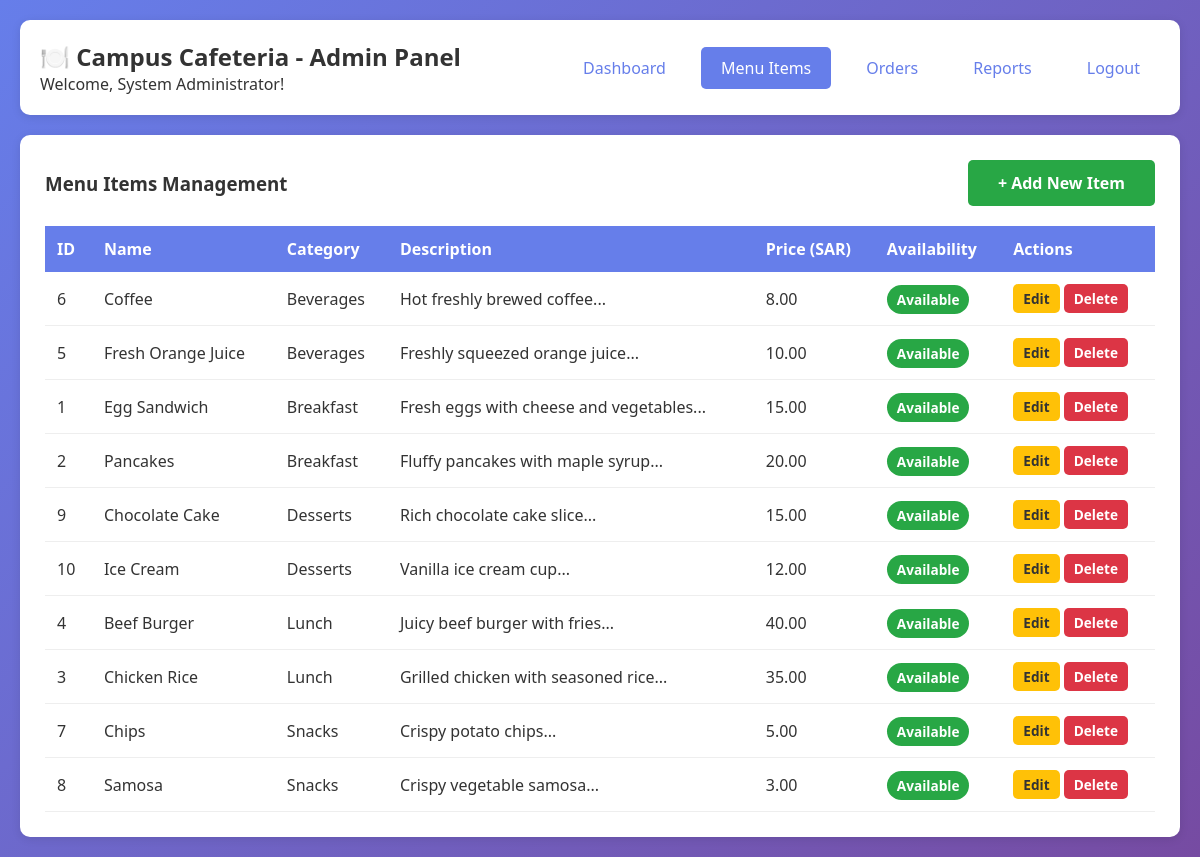
The app's page /admin/menu.php (signed in) with its own data.
### tables this page shows
CREATE TABLE IF NOT EXISTS menu_items (
    id INT PRIMARY KEY AUTO_INCREMENT,
    category_id INT,
    name VARCHAR(150) NOT NULL,
    description TEXT,
    price DECIMAL(10,2) NOT NULL,
    image VARCHAR(255),
    availability ENUM('available', 'unavailable') DEFAULT 'available',
    created_at TIMESTAMP DEFAULT CURRENT_TIMESTAMP,
    FOREIGN KEY (category_id) REFERENCES categories(id) ON DELETE SET NULL
);

CREATE TABLE IF NOT EXISTS categories (
    id INT PRIMARY KEY AUTO_INCREMENT,
    name VARCHAR(100) NOT NULL,
    description TEXT,
    created_at TIMESTAMP DEFAULT CURRENT_TIMESTAMP
);

### admin/menu.php (the view, shortened to what this page needs)
<?php
require_once '../config/database.php';
$sql = "SELECT m.*, c.name as category_name
        FROM menu_items m
        LEFT JOIN categories c ON m.category_id = c.id
        ORDER BY c.name, m.name";
$menu_items = $conn->query($sql);
?>
<!DOCTYPE html>
<html lang="en">
<head>
    <link rel="stylesheet" href="../css/style.css">
</head>
<body>
    <div class="admin-container">
        <div class="admin-header">
            <div>
                <h2>🍽️ Campus Cafeteria - Admin Panel</h2>
                <p>Welcome, <?php echo $_SESSION['admin_name']; ?>!</p>
            </div>
            <div class="admin-nav">
                <a href="dashboard.php">Dashboard</a>
                <a href="menu.php" class="active">Menu Items</a>
                <a href="orders.php">Orders</a>
                <a href="reports.php">Reports</a>
                <a href="logout.php">Logout</a>
            </div>
        </div>
        <div class="table-container">
            <div style="display: flex; justify-content: space-between; align-items: center; margin-bottom: 20px;">
                <h3>Menu Items Management</h3>
                <a href="add_menu.php" class="btn btn-success">+ Add New Item</a>
            </div>
            <table>
                <thead>
                    <tr>
                        <th>ID</th>
                        <th>Name</th>
                        <th>Category</th>
                        <th>Description</th>
                        <th>Price (SAR)</th>
                        <th>Availability</th>
                        <th>Actions</th>
                    </tr>
                </thead>
                <tbody>
                    <?php if ($menu_items->num_rows > 0): ?>
                        <?php while ($item = $menu_items->fetch_assoc()): ?>
                            <tr>
                                <td><?php echo $item['id']; ?></td>
                                <td><?php echo htmlspecialchars($item['name']); ?></td>
                                <td><?php echo htmlspecialchars($item['category_name']); ?></td>
                                <td><?php echo htmlspecialchars(substr($item['description'], 0, 50)); ?>...</td>
                                <td><?php echo number_format($item['price'], 2); ?></td>
                                <td>
                                    <span class="badge badge-<?php echo $item['availability']; ?>">
                                        <?php echo ucfirst($item['availability']); ?>
                                    </span>
                                </td>
                                <td>
                                    <a href="edit_menu.php?id=<?php echo $item['id']; ?>" class="btn btn-warning" style="padding: 5px 10px; font-size: 0.85em;">Edit</a>
                                    <a href="delete_menu.php?id=<?php echo $item['id']; ?>" class="btn btn-danger" style="padding: 5px 10px; font-size: 0.85em;" onclick="return confirm('Are you sure you want to delete this item?')">Delete</a>
                                </td>
                            </tr>
                        <?php endwhile; ?>
                    <?php else: ?>
                        <tr>
                            <td colspan="7" style="text-align: center;">No menu items found</td>
                        </tr>
                    <?php endif; ?>
                </tbody>
            </table>
        </div>
    </div>
</body>
</html>

### css/style.css (style rules this page uses)
* { margin: 0; padding: 0; box-sizing: border-box; }
body { font-family: 'Segoe UI', Tahoma, Geneva, Verdana, sans-serif; background: linear-gradient(135deg, #667eea 0%, #764ba2 100%); min-height: 100vh; color: #333; }
.btn { display: inline-block; padding: 12px 30px; text-decoration: none; border-radius: 5px; font-weight: bold; transition: all 0.3s; }
.btn-success { background: #28a745; color: white; }
.btn-danger { background: #dc3545; color: white; }
.btn-warning { background: #ffc107; color: #333; }
.admin-container { max-width: 1400px; margin: 0 auto; padding: 20px; }
.admin-header { background: white; padding: 20px; border-radius: 10px; margin-bottom: 20px; display: flex; justify-content: space-between; align-items: center; box-shadow: 0 2px 10px rgba(0,0,0,0.1); }
.admin-nav { display: flex; gap: 15px; }
.admin-nav a { padding: 10px 20px; text-decoration: none; color: #667eea; border-radius: 5px; transition: all 0.3s; }
.admin-nav a:hover, .admin-nav a.active { background: #667eea; color: white; }
.table-container { background: white; padding: 25px; border-radius: 10px; box-shadow: 0 2px 10px rgba(0,0,0,0.1); overflow-x: auto; }
table { width: 100%; border-collapse: collapse; }
table th { background: #667eea; color: white; padding: 12px; text-align: left; }
table td { padding: 12px; border-bottom: 1px solid #eee; }
.badge { padding: 5px 10px; border-radius: 20px; font-size: 0.85em; font-weight: bold; }
.badge-available { background: #28a745; color: white; }

### records on screen
menu_items: id "6", name "Coffee", category.name "Beverages", description "Hot freshly brewed coffee", price "8.00", availability "Available"
menu_items: id "5", name "Fresh Orange Juice", category.name "Beverages", description "Freshly squeezed orange juice", price "10.00", availability "Available"
menu_items: id "1", name "Egg Sandwich", category.name "Breakfast", description "Fresh eggs with cheese and vegetables", price "15.00", availability "Available"
menu_items: id "2", name "Pancakes", category.name "Breakfast", description "Fluffy pancakes with maple syrup", price "20.00", availability "Available"
menu_items: id "9", name "Chocolate Cake", category.name "Desserts", description "Rich chocolate cake slice", price "15.00", availability "Available"
menu_items: id "10", name "Ice Cream", category.name "Desserts", description "Vanilla ice cream cup", price "12.00", availability "Available"
menu_items: id "4", name "Beef Burger", category.name "Lunch", description "Juicy beef burger with fries", price "40.00", availability "Available"
menu_items: id "3", name "Chicken Rice", category.name "Lunch", description "Grilled chicken with seasoned rice", price "35.00", availability "Available"
menu_items: id "7", name "Chips", category.name "Snacks", description "Crispy potato chips", price "5.00", availability "Available"
menu_items: id "8", name "Samosa", category.name "Snacks", description "Crispy vegetable samosa", price "3.00", availability "Available"

### other values on screen
$_SESSION['admin_name'] "System Administrator"
